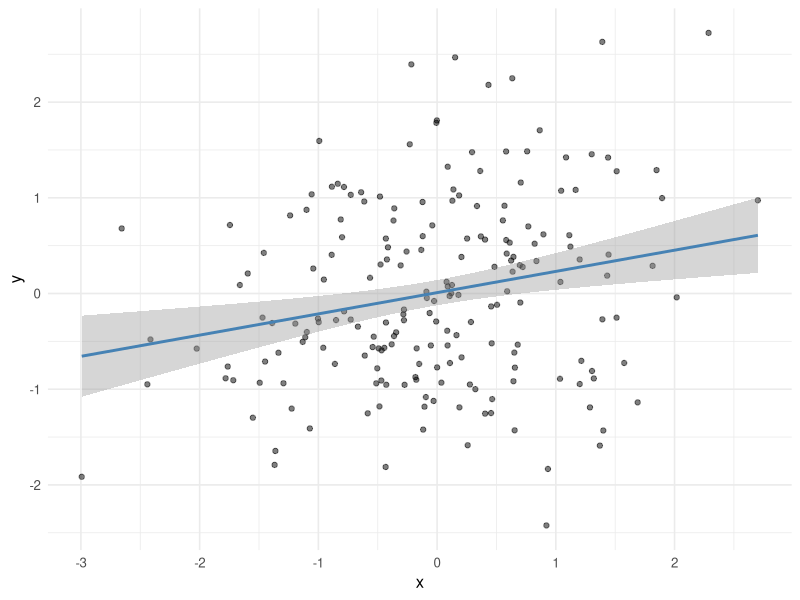
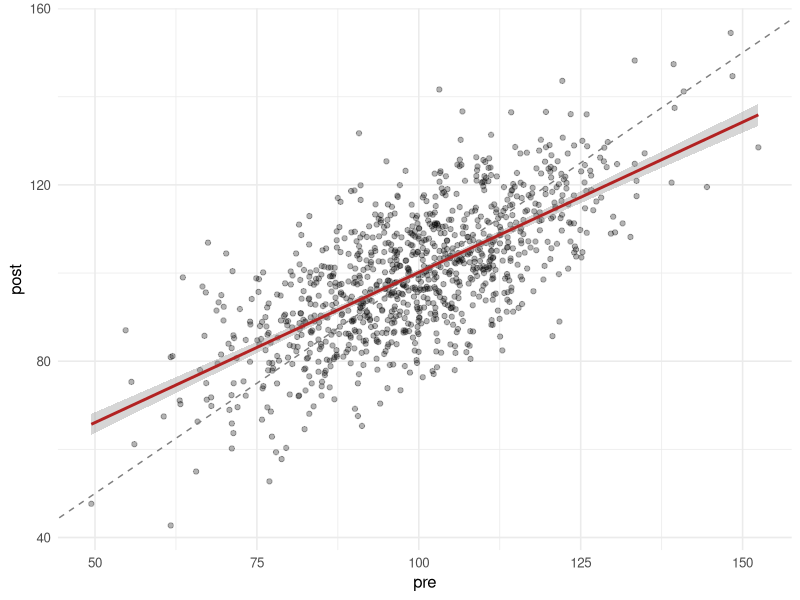

Write R code to recreate these figures, in order.
# ============================================================
# Biostatistics Courses
# Course 2 — Week 4, Session 1: Dichotomisation and RTM
# ============================================================

# --- 0. Setup --------------------------------------------------
library(tidyverse)
library(broom)
set.seed(42)
theme_set(theme_minimal(base_size = 12))

# --- 1. Hypothesis / Goal --------------------------------------
# Quantify dichotomisation's cost and demonstrate RTM.

# --- 2. Data ---------------------------------------------------
n <- 200
x <- rnorm(n); y <- 0.3 * x + rnorm(n, 0, 1)
dat1 <- tibble(x, y, x_bin = factor(ifelse(x > median(x), "high", "low")))

n2 <- 1000
pre  <- rnorm(n2, 100, 15)
post <- 0.7 * (pre - 100) + 100 + rnorm(n2, 0, 11)
dat2 <- tibble(pre, post) |>
  mutate(high_baseline = pre > quantile(pre, 0.8))

# --- 3. Visualise ----------------------------------------------
p1 <- ggplot(dat1, aes(x, y)) + geom_point(alpha = 0.5) +
  geom_smooth(method = "lm", colour = "steelblue")
print(p1)
p2 <- ggplot(dat2, aes(pre, post)) + geom_point(alpha = 0.3) +
  geom_abline(slope = 1, intercept = 0, linetype = 2, colour = "grey50") +
  geom_smooth(method = "lm", colour = "firebrick")
print(p2)

# --- 4. Assumptions --------------------------------------------
# standard lm assumptions.

# --- 5. Conduct / Fit ------------------------------------------
print(tidy(lm(y ~ x, data = dat1)))
print(tidy(lm(y ~ x_bin, data = dat1)))
print(dat2 |> group_by(high_baseline) |>
        summarise(pre_mean = mean(pre), post_mean = mean(post),
                  change = mean(post - pre)))

# --- 6. Report -------------------------------------------------
cat(sprintf("Continuous p: %.3g; median-split p: %.3g\n",
            tidy(lm(y ~ x, data = dat1))$p.value[2],
            tidy(lm(y ~ x_bin, data = dat1))$p.value[2]))
